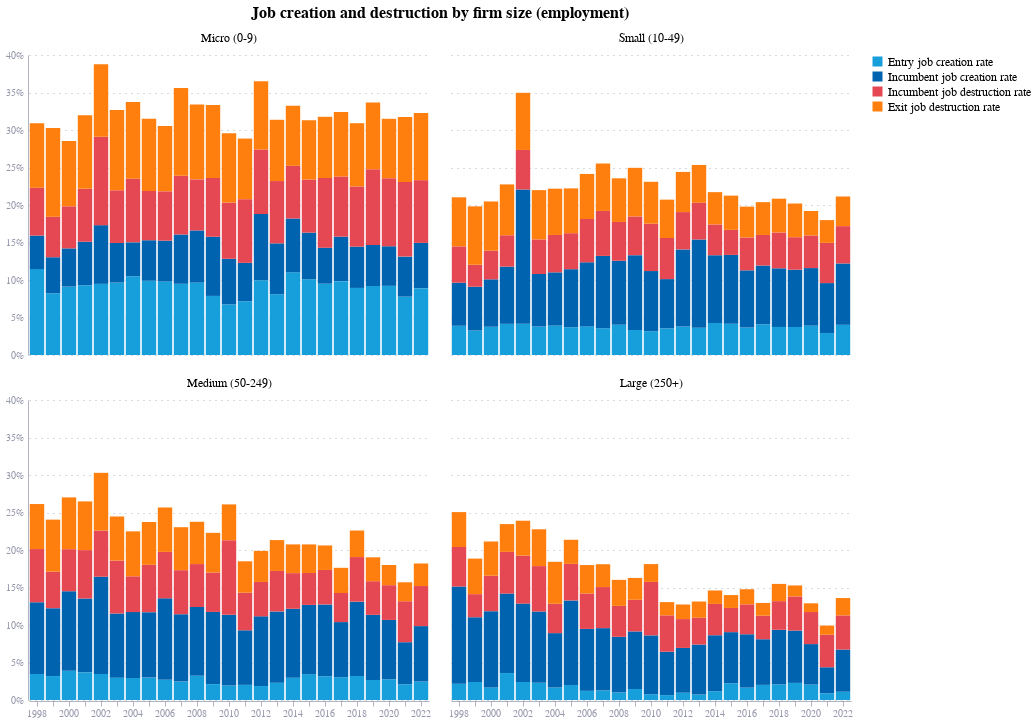

The Vega-Lite source for this figure:
### Vega-Lite specification from a JSON file in a GitHub repository (floating-point values rounded to 4 significant figures; data arrays with more than 128 entries replaced by an {"elided": "..."} marker saying what was removed)
{"config": {"font": "Circular Std", "mark": {"line": {"interpolate": "monotone"}}, "view": {"stroke": "transparent", "width": 400, "height": 300}, "range": {"category": ["#36B7B4", "#E6224B", "#F4C245", "#0063AF", "#00A767", "#179FDB", "#EB5C2E"], "diverging": ["#E6224B", "#E54753", "#C9C9C9", "#179FDB", "#122B39"], "heatmap": ["#C9C9C9", "#179FDB", "#0063AF", "#122B39"], "ordinal": ["#00A767", "#36B7B4", "#179FDB", "#0063AF", "#243B5A"]}, "axisX": {"domainColor": "#676A86", "domainOpacity": 0.5, "grid": false, "labelAngle": 0, "labelColor": "#676A86", "labelOpacity": 0.7, "orient": "bottom", "tickColor": "#676A86", "tickCount": 10, "tickOpacity": 0.5, "title": false, "titleAlign": "center", "titleAnchor": "middle", "titleColor": "#676A86", "titleFontSize": 12, "titleOpacity": 0.8, "titleY": -15}, "axisY": {"domainColor": "#676A86", "domainOpacity": 0.5, "gridColor": "#676A86", "gridDash": [1, 5], "gridOpacity": 0.5, "labelColor": "#676A86", "labelOpacity": 0.7, "labelPadding": 5, "tickColor": "#676A86", "tickCount": 8, "tickOpacity": 0.5, "ticks": false, "titleAlign": "left", "titleAngle": 0, "titleBaseline": "bottom", "titleColor": "#676A86", "titleFontSize": 12, "titleOpacity": 0.8, "titleX": 0, "titleY": -7}}, "data": {"name": "data-ff10a81f62fe77e07d7997a3efbeb60a"}, "mark": {"type": "bar"}, "encoding": {"color": {"field": "variable", "legend": {"labelFontSize": 12, "labelLimit": 0, "orient": "right", "symbolStrokeWidth": 3, "titleFontSize": 14}, "scale": {"domain": ["Entry job creation rate", "Incumbent job creation rate", "Incumbent job destruction rate", "Exit job destruction rate"], "range": ["#179FDB", "#0063AF", "#E54753", "#ff7f0e"]}, "title": null, "type": "nominal"}, "facet": {"columns": 2, "field": "emp_sizeband", "header": {"labelFontSize": 12, "title": "Job creation and destruction by firm size (employment)", "titleFontSize": 16}, "sort": ["Micro (0-9)Small (10-49)Medium (50-249)Large (250+)"], "type": "nominal"}, "order": {"field": "sort_order", "type": "quantitative"}, "x": {"axis": {"labelAngle": 0, "labelExpr": "datum.value % 2 == 0 ? datum.label : ''"}, "field": "year", "type": "ordinal"}, "y": {"axis": {"format": "%"}, "field": "value", "title": null, "type": "quantitative"}}, "$schema": "https://vega.github.io/schema/vega-lite/v5.20.1.json", "datasets": {"data-ff10a81f62fe77e07d7997a3efbeb60a": {"elided": "400 records"}}}
